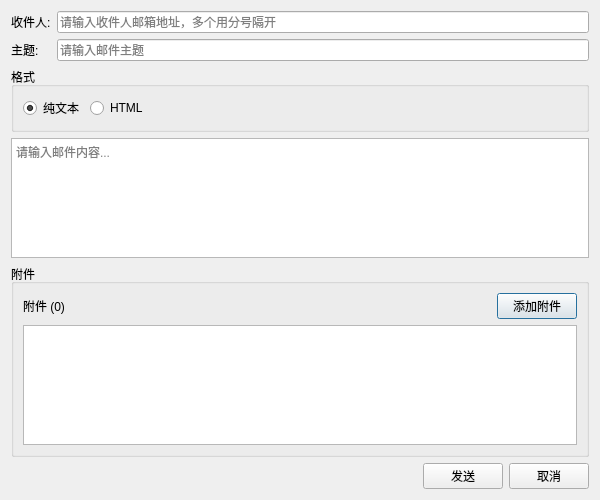
<?xml version="1.0" encoding="UTF-8"?>
<ui version="4.0">
 <class>ComposeDialog</class>
 <widget class="QDialog" name="ComposeDialog">
  <property name="geometry">
   <rect>
    <x>0</x>
    <y>0</y>
    <width>600</width>
    <height>500</height>
   </rect>
  </property>
  <property name="windowTitle">
   <string>撰写邮件</string>
  </property>
  <layout class="QVBoxLayout" name="verticalLayout">
   <item>
    <layout class="QGridLayout" name="gridLayout">
     <item row="0" column="0">
      <widget class="QLabel" name="toLabel">
       <property name="text">
        <string>收件人:</string>
       </property>
      </widget>
     </item>
     <item row="0" column="1">
      <widget class="QLineEdit" name="toEdit">
       <property name="placeholderText">
        <string>请输入收件人邮箱地址，多个用分号隔开</string>
       </property>
      </widget>
     </item>
     <item row="1" column="0">
      <widget class="QLabel" name="subjectLabel">
       <property name="text">
        <string>主题:</string>
       </property>
      </widget>
     </item>
     <item row="1" column="1">
      <widget class="QLineEdit" name="subjectEdit">
       <property name="placeholderText">
        <string>请输入邮件主题</string>
       </property>
      </widget>
     </item>
    </layout>
   </item>
   <item>
    <widget class="QGroupBox" name="formatGroupBox">
     <property name="title">
      <string>格式</string>
     </property>
     <layout class="QHBoxLayout" name="horizontalLayout">
      <item>
       <widget class="QRadioButton" name="plainRadioButton">
        <property name="text">
         <string>纯文本</string>
        </property>
        <property name="checked">
         <bool>true</bool>
        </property>
       </widget>
      </item>
      <item>
       <widget class="QRadioButton" name="htmlRadioButton">
        <property name="text">
         <string>HTML</string>
        </property>
       </widget>
      </item>
      <item>
       <spacer name="horizontalSpacer">
        <property name="orientation">
         <enum>Qt::Horizontal</enum>
        </property>
        <property name="sizeHint" stdset="0">
         <size>
          <width>40</width>
          <height>20</height>
         </size>
        </property>
       </spacer>
      </item>
     </layout>
    </widget>
   </item>
   <item>
    <widget class="QTextEdit" name="contentEdit">
     <property name="placeholderText">
      <string>请输入邮件内容...</string>
     </property>
    </widget>
   </item>
   <item>
    <widget class="QGroupBox" name="attachmentsGroupBox">
     <property name="title">
      <string>附件</string>
     </property>
     <layout class="QVBoxLayout" name="verticalLayout_2">
      <item>
       <layout class="QHBoxLayout" name="horizontalLayout_2">
        <item>
         <widget class="QLabel" name="attachmentsLabel">
          <property name="text">
           <string>附件 (0)</string>
          </property>
         </widget>
        </item>
        <item>
         <spacer name="horizontalSpacer_2">
          <property name="orientation">
           <enum>Qt::Horizontal</enum>
          </property>
          <property name="sizeHint" stdset="0">
           <size>
            <width>40</width>
            <height>20</height>
           </size>
          </property>
         </spacer>
        </item>
        <item>
         <widget class="QPushButton" name="addAttachmentButton">
          <property name="text">
           <string>添加附件</string>
          </property>
         </widget>
        </item>
       </layout>
      </item>
      <item>
       <widget class="QListWidget" name="attachmentsList">
        <property name="maximumHeight">
         <number>100</number>
        </property>
       </widget>
      </item>
     </layout>
    </widget>
   </item>
   <item>
    <layout class="QHBoxLayout" name="horizontalLayout_3">
     <item>
      <spacer name="horizontalSpacer_3">
       <property name="orientation">
        <enum>Qt::Horizontal</enum>
       </property>
       <property name="sizeHint" stdset="0">
        <size>
         <width>40</width>
         <height>20</height>
        </size>
       </property>
      </spacer>
     </item>
     <item>
      <widget class="QPushButton" name="sendButton">
       <property name="text">
        <string>发送</string>
       </property>
      </widget>
     </item>
     <item>
      <widget class="QPushButton" name="cancelButton">
       <property name="text">
        <string>取消</string>
       </property>
      </widget>
     </item>
    </layout>
   </item>
  </layout>
 </widget>
 <resources/>
 <connections/>
</ui>
